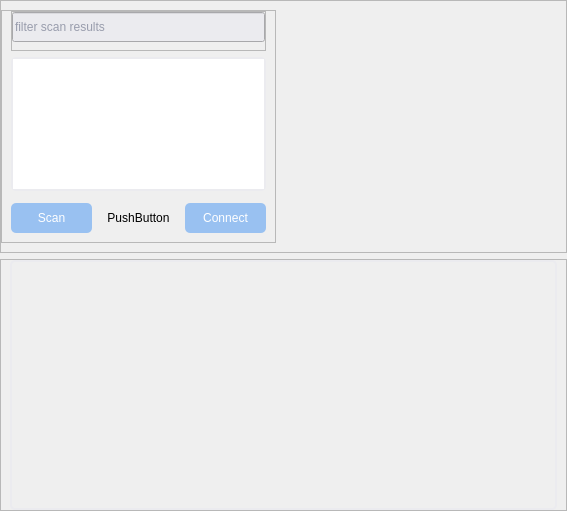
                <widget class="QWidget" name="home">
                 <property name="styleSheet">
                  <string notr="true"/>
                 </property>
                 <layout class="QVBoxLayout" name="verticalLayout_22" stretch="3,3">
                  <property name="leftMargin">
                   <number>0</number>
                  </property>
                  <property name="topMargin">
                   <number>0</number>
                  </property>
                  <property name="rightMargin">
                   <number>0</number>
                  </property>
                  <property name="bottomMargin">
                   <number>0</number>
                  </property>
                  <item>
                   <widget class="QFrame" name="frame_explorer_top">
                    <property name="styleSheet">
                     <string notr="true"/>
                    </property>
                    <property name="frameShape">
                     <enum>QFrame::StyledPanel</enum>
                    </property>
                    <property name="frameShadow">
                     <enum>QFrame::Raised</enum>
                    </property>
                    <layout class="QHBoxLayout" name="horizontalLayout_8" stretch="2,2">
                     <property name="leftMargin">
                      <number>0</number>
                     </property>
                     <item>
                      <widget class="QFrame" name="frame_scan_results">
                       <property name="styleSheet">
                        <string notr="true"/>
                       </property>
                       <property name="frameShape">
                        <enum>QFrame::StyledPanel</enum>
                       </property>
                       <property name="frameShadow">
                        <enum>QFrame::Raised</enum>
                       </property>
                       <layout class="QVBoxLayout" name="verticalLayout_24">
                        <property name="spacing">
                         <number>6</number>
                        </property>
                        <property name="topMargin">
                         <number>0</number>
                        </property>
                        <property name="bottomMargin">
                         <number>0</number>
                        </property>
                        <item>
                         <widget class="QFrame" name="frame_3">
                          <property name="minimumSize">
                           <size>
                            <width>0</width>
                            <height>40</height>
                           </size>
                          </property>
                          <property name="maximumSize">
                           <size>
                            <width>16777215</width>
                            <height>40</height>
                           </size>
                          </property>
                          <property name="frameShape">
                           <enum>QFrame::StyledPanel</enum>
                          </property>
                          <property name="frameShadow">
                           <enum>QFrame::Raised</enum>
                          </property>
                          <layout class="QHBoxLayout" name="horizontalLayout_7">
                           <property name="leftMargin">
                            <number>0</number>
                           </property>
                           <property name="topMargin">
                            <number>0</number>
                           </property>
                           <property name="rightMargin">
                            <number>0</number>
                           </property>
                           <item>
                            <widget class="QLineEdit" name="txt_scan_filter_2">
                             <property name="minimumSize">
                              <size>
                               <width>0</width>
                               <height>30</height>
                              </size>
                             </property>
                             <property name="maximumSize">
                              <size>
                               <width>16777215</width>
                               <height>35</height>
                              </size>
                             </property>
                             <property name="styleSheet">
                              <string notr="true">color: #464E69;
background-color: #EBEBEF;
</string>
                             </property>
                             <property name="text">
                              <string/>
                             </property>
                             <property name="placeholderText">
                              <string>filter scan results</string>
                             </property>
                            </widget>
                           </item>
                          </layout>
                         </widget>
                        </item>
                        <item>
                         <widget class="QListWidget" name="list_widget_discovered">
                          <property name="font">
                           <font>
                            <family>Segoe UI</family>
                            <pointsize>10</pointsize>
                            <weight>50</weight>
                            <italic>false</italic>
                            <bold>false</bold>
                           </font>
                          </property>
                          <property name="styleSheet">
                           <string notr="true">border: 2px solid #EBEBEF;
border-radius: 5px;	
color: : #464E69;
</string>
                          </property>
                          <property name="selectionMode">
                           <enum>QAbstractItemView::SingleSelection</enum>
                          </property>
                         </widget>
                        </item>
                        <item>
                         <widget class="QFrame" name="frame_12">
                          <property name="minimumSize">
                           <size>
                            <width>0</width>
                            <height>0</height>
                           </size>
                          </property>
                          <property name="styleSheet">
                           <string notr="true"> border: 0px solid rgb(52, 59, 72);
	border-radius: 5px;	
</string>
                          </property>
                          <property name="frameShape">
                           <enum>QFrame::StyledPanel</enum>
                          </property>
                          <property name="frameShadow">
                           <enum>QFrame::Raised</enum>
                          </property>
                          <layout class="QHBoxLayout" name="horizontalLayout_19">
                           <property name="leftMargin">
                            <number>0</number>
                           </property>
                           <property name="topMargin">
                            <number>6</number>
                           </property>
                           <property name="rightMargin">
                            <number>0</number>
                           </property>
                           <item>
                            <widget class="QPushButton" name="btn_scan_2">
                             <property name="minimumSize">
                              <size>
                               <width>0</width>
                               <height>30</height>
                              </size>
                             </property>
                             <property name="styleSheet">
                              <string notr="true">QPushButton{
background-color: rgb(153, 193, 241);
 border: 0px solid rgb(52, 59, 72);
color: rgb(255, 255, 255);
border-radius: 5px;	
text-align: center;
padding: 0px;
margin: 0px;
}
QPushButton:hover{
color: rgb(255, 255, 255);
background-color: #464E69;
}
QPushButton:pressed{
color: rgb(255, 255, 255);
background-color: #262E49;
}</string>
                             </property>
                             <property name="text">
                              <string>Scan</string>
                             </property>
                            </widget>
                           </item>
                           <item>
                            <widget class="QPushButton" name="pushButton">
                             <property name="text">
                              <string>PushButton</string>
                             </property>
                            </widget>
                           </item>
                           <item>
                            <widget class="QPushButton" name="btn_connect">
                             <property name="minimumSize">
                              <size>
                               <width>0</width>
                               <height>30</height>
                              </size>
                             </property>
                             <property name="styleSheet">
                              <string notr="true">QPushButton{
background-color: rgb(153, 193, 241);
 border: 0px solid rgb(52, 59, 72);
color: rgb(255, 255, 255);
border-radius: 5px;	
text-align: center;
padding: 0px;
margin: 0px;
}
QPushButton:hover{
color: rgb(255, 255, 255);
background-color: #464E69;
}
QPushButton:pressed{
color: rgb(255, 255, 255);
background-color: #262E49;
}</string>
                             </property>
                             <property name="text">
                              <string>Connect</string>
                             </property>
                            </widget>
                           </item>
                          </layout>
                         </widget>
                        </item>
                       </layout>
                      </widget>
                     </item>
                     <item>
                      <widget class="QStackedWidget" name="rssi_gatt_expolrer">
                       <property name="currentIndex">
                        <number>0</number>
                       </property>
                       <widget class="QWidget" name="rssi_graph">
                        <layout class="QVBoxLayout" name="verticalLayout_25" stretch="0">
                         <property name="spacing">
                          <number>0</number>
                         </property>
                         <property name="topMargin">
                          <number>0</number>
                         </property>
                         <property name="bottomMargin">
                          <number>0</number>
                         </property>
                         <item>
                          <widget class="QChartView" name="qtchart_widgetholder" native="true"/>
                         </item>
                        </layout>
                       </widget>
                       <widget class="QWidget" name="gatt_view">
                        <layout class="QVBoxLayout" name="verticalLayout_26">
                         <property name="topMargin">
                          <number>0</number>
                         </property>
                         <item>
                          <widget class="QLabel" name="label_3">
                           <property name="text">
                            <string>GATT view:</string>
                           </property>
                          </widget>
                         </item>
                         <item>
                          <widget class="QTreeWidget" name="tree_gatt_view">
                           <column>
                            <property name="text">
                             <string notr="true">1</string>
                            </property>
                           </column>
                          </widget>
                         </item>
                        </layout>
                       </widget>
                      </widget>
                     </item>
                    </layout>
                   </widget>
                  </item>
                  <item>
                   <widget class="QFrame" name="frame_adv_data">
                    <property name="minimumSize">
                     <size>
                      <width>0</width>
                      <height>60</height>
                     </size>
                    </property>
                    <property name="frameShape">
                     <enum>QFrame::StyledPanel</enum>
                    </property>
                    <property name="frameShadow">
                     <enum>QFrame::Raised</enum>
                    </property>
                    <layout class="QVBoxLayout" name="verticalLayout_21" stretch="7">
                     <property name="topMargin">
                      <number>0</number>
                     </property>
                     <property name="bottomMargin">
                      <number>0</number>
                     </property>
                     <item>
                      <widget class="QTableWidget" name="tableWidget_2">
                       <property name="styleSheet">
                        <string notr="true">QTableWidget {	
	background-color: transparent;
	padding: 10px;
	border-radius: 5px;
	gridline-color: rgb(44, 49, 58);
border: 2px solid  #EBEBEF;
}
QTableWidget::item{
	border-color:  #EBEBEF;
	padding-left: 5px;
	padding-right: 5px;
	gridline-color: rgb(44, 49, 60);
}
QTableWidget::item:selected{
	background-color: rgb(189, 147, 249);
}
QHeaderView::section{
	background-color: rgb(33, 37, 43);
	max-width: 30px;
	border: 1px solid rgb(44, 49, 58);
	border-style: none;
    border-bottom: 1px solid rgb(44, 49, 60);
    border-right: 1px solid rgb(44, 49, 60);
}
QTableWidget::horizontalHeader {	
	background-color: rgb(33, 37, 43);
}
QHeaderView::section:horizontal
{
    border: 1px solid rgb(33, 37, 43);
	background-color: rgb(33, 37, 43);
	padding: 3px;
	border-top-left-radius: 7px;
    border-top-right-radius: 7px;
}
QHeaderView::section:vertical
{
    border: 1px solid rgb(44, 49, 60);
}</string>
                       </property>
                       <attribute name="horizontalHeaderVisible">
                        <bool>false</bool>
                       </attribute>
                       <attribute name="verticalHeaderVisible">
                        <bool>false</bool>
                       </attribute>
                      </widget>
                     </item>
                    </layout>
                   </widget>
                  </item>
                 </layout>
                </widget>
